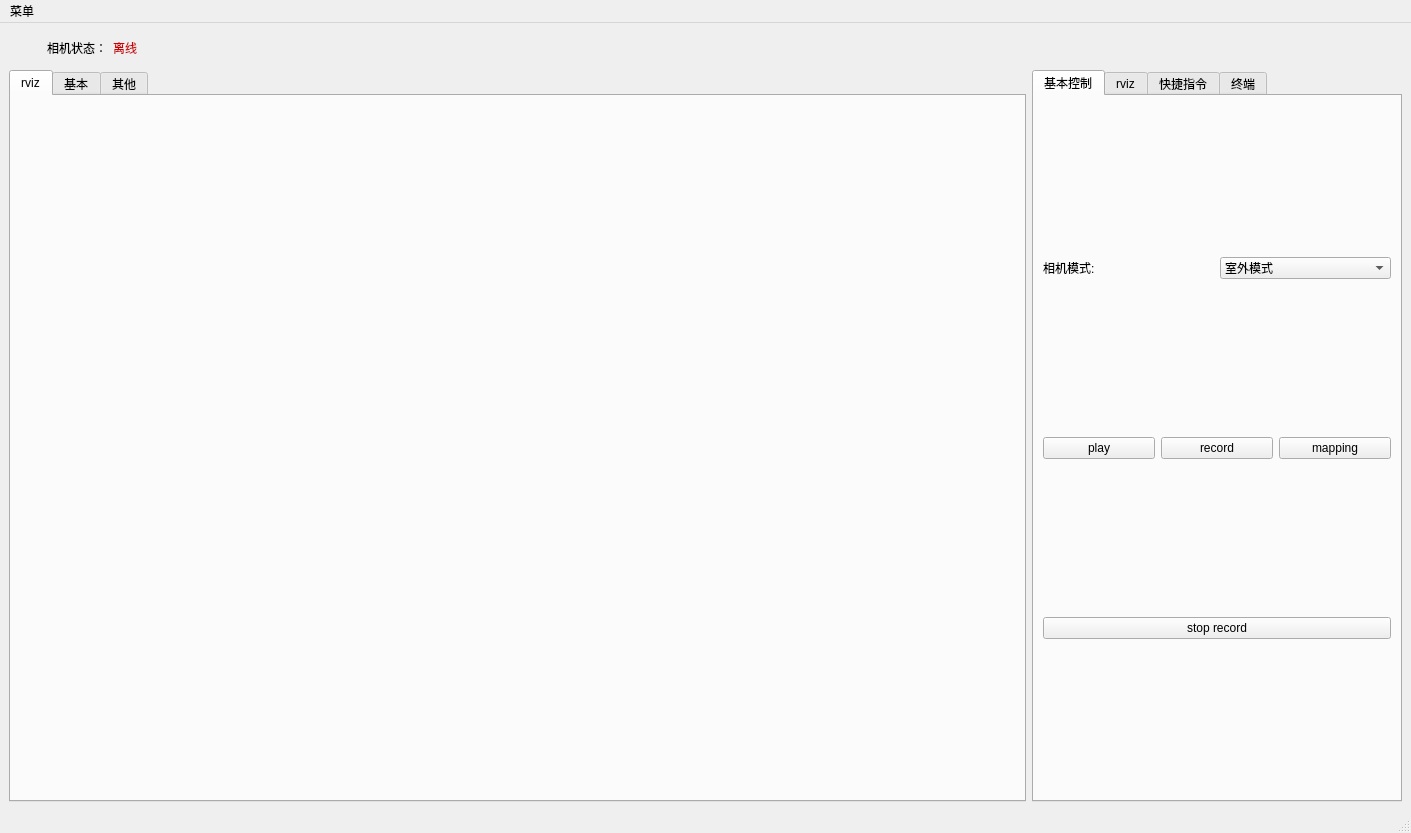
<?xml version="1.0" encoding="UTF-8"?>
<ui version="4.0">
 <class>MainWindow</class>
 <widget class="QMainWindow" name="MainWindow">
  <property name="geometry">
   <rect>
    <x>0</x>
    <y>0</y>
    <width>1411</width>
    <height>833</height>
   </rect>
  </property>
  <property name="windowTitle">
   <string>交互页面</string>
  </property>
  <property name="windowIcon">
   <iconset>
    <normaloff>:/images/robot.png</normaloff>:/images/robot.png</iconset>
  </property>
  <property name="locale">
   <locale language="English" country="Australia"/>
  </property>
  <widget class="QWidget" name="centralwidget">
   <layout class="QVBoxLayout" name="verticalLayout_16">
    <item>
     <layout class="QVBoxLayout" name="verticalLayout_15">
      <item>
       <layout class="QHBoxLayout" name="horizontalLayout_3">
        <item>
         <widget class="QLabel" name="label_19">
          <property name="minimumSize">
           <size>
            <width>32</width>
            <height>32</height>
           </size>
          </property>
          <property name="maximumSize">
           <size>
            <width>32</width>
            <height>32</height>
           </size>
          </property>
          <property name="text">
           <string/>
          </property>
          <property name="pixmap">
           <pixmap>:/images/robot2.png</pixmap>
          </property>
         </widget>
        </item>
        <item>
         <widget class="QLabel" name="label_18">
          <property name="text">
           <string>相机状态：</string>
          </property>
         </widget>
        </item>
        <item>
         <widget class="QLabel" name="label_statue_text">
          <property name="styleSheet">
           <string notr="true"/>
          </property>
          <property name="text">
           <string>&lt;html&gt;&lt;head/&gt;&lt;body&gt;&lt;p&gt;&lt;span style=&quot; color:#cc0000;&quot;&gt;离线&lt;/span&gt;&lt;/p&gt;&lt;/body&gt;&lt;/html&gt;</string>
          </property>
         </widget>
        </item>
        <item>
         <widget class="QLabel" name="label_robot_staue_img">
          <property name="minimumSize">
           <size>
            <width>32</width>
            <height>32</height>
           </size>
          </property>
          <property name="maximumSize">
           <size>
            <width>32</width>
            <height>32</height>
           </size>
          </property>
          <property name="text">
           <string/>
          </property>
          <property name="pixmap">
           <pixmap>:/images/offline.png</pixmap>
          </property>
         </widget>
        </item>
        <item>
         <spacer name="horizontalSpacer">
          <property name="orientation">
           <enum>Qt::Horizontal</enum>
          </property>
          <property name="sizeHint" stdset="0">
           <size>
            <width>40</width>
            <height>20</height>
           </size>
          </property>
         </spacer>
        </item>
        <item>
         <widget class="QLabel" name="label_6">
          <property name="maximumSize">
           <size>
            <width>30</width>
            <height>30</height>
           </size>
          </property>
          <property name="text">
           <string/>
          </property>
          <property name="pixmap">
           <pixmap>:/images/power.png</pixmap>
          </property>
         </widget>
        </item>
        <item>
         <widget class="QLabel" name="label_11">
          <property name="minimumSize">
           <size>
            <width>32</width>
            <height>32</height>
           </size>
          </property>
          <property name="maximumSize">
           <size>
            <width>32</width>
            <height>32</height>
           </size>
          </property>
          <property name="text">
           <string/>
          </property>
          <property name="pixmap">
           <pixmap>:/images/power-v.png</pixmap>
          </property>
         </widget>
        </item>
       </layout>
      </item>
      <item>
       <layout class="QHBoxLayout" name="horizontalLayout_4">
        <item>
         <widget class="QTabWidget" name="tab_manager">
          <property name="minimumSize">
           <size>
            <width>0</width>
            <height>0</height>
           </size>
          </property>
          <property name="maximumSize">
           <size>
            <width>1200</width>
            <height>54531</height>
           </size>
          </property>
          <property name="locale">
           <locale language="English" country="Australia"/>
          </property>
          <property name="currentIndex">
           <number>0</number>
          </property>
          <widget class="QWidget" name="tab_3">
           <attribute name="title">
            <string>rviz</string>
           </attribute>
           <layout class="QGridLayout" name="gridLayout_4">
            <item row="0" column="0">
             <layout class="QVBoxLayout" name="verticalLayout_14" stretch="1">
              <item>
               <layout class="QVBoxLayout" name="verticalLayout_rviz"/>
              </item>
             </layout>
            </item>
           </layout>
          </widget>
          <widget class="QWidget" name="tab_status">
           <attribute name="title">
            <string>基本</string>
           </attribute>
           <layout class="QVBoxLayout" name="verticalLayout_13">
            <item>
             <widget class="QGroupBox" name="groupBox_2">
              <property name="title">
               <string>基础应用</string>
              </property>
             </widget>
            </item>
           </layout>
          </widget>
          <widget class="QWidget" name="tab_7">
           <attribute name="title">
            <string>其他</string>
           </attribute>
           <layout class="QVBoxLayout" name="verticalLayout_21">
            <item>
             <layout class="QHBoxLayout" name="horizontalLayout_17">
              <item>
               <layout class="QHBoxLayout" name="horizontalLayout_16">
                <item>
                 <layout class="QVBoxLayout" name="verticalLayout_11">
                  <item>
                   <widget class="QLabel" name="label_video2">
                    <property name="minimumSize">
                     <size>
                      <width>200</width>
                      <height>200</height>
                     </size>
                    </property>
                    <property name="maximumSize">
                     <size>
                      <width>200</width>
                      <height>200</height>
                     </size>
                    </property>
                    <property name="styleSheet">
                     <string notr="true">border:1px solid rgb(0, 0, 0)</string>
                    </property>
                    <property name="text">
                     <string>No Video</string>
                    </property>
                   </widget>
                  </item>
                  <item>
                   <widget class="QLabel" name="label_v_name2">
                    <property name="maximumSize">
                     <size>
                      <width>90</width>
                      <height>30</height>
                     </size>
                    </property>
                    <property name="text">
                     <string>Video2</string>
                    </property>
                   </widget>
                  </item>
                  <item>
                   <spacer name="verticalSpacer">
                    <property name="orientation">
                     <enum>Qt::Vertical</enum>
                    </property>
                    <property name="sizeHint" stdset="0">
                     <size>
                      <width>20</width>
                      <height>40</height>
                     </size>
                    </property>
                   </spacer>
                  </item>
                 </layout>
                </item>
                <item>
                 <layout class="QVBoxLayout" name="verticalLayout_19">
                  <item>
                   <widget class="QLabel" name="label_video3">
                    <property name="minimumSize">
                     <size>
                      <width>200</width>
                      <height>200</height>
                     </size>
                    </property>
                    <property name="maximumSize">
                     <size>
                      <width>200</width>
                      <height>200</height>
                     </size>
                    </property>
                    <property name="styleSheet">
                     <string notr="true">border:1px solid rgb(0, 0, 0)</string>
                    </property>
                    <property name="text">
                     <string>No Video</string>
                    </property>
                   </widget>
                  </item>
                  <item>
                   <widget class="QLabel" name="label_v_name3">
                    <property name="maximumSize">
                     <size>
                      <width>16777215</width>
                      <height>15</height>
                     </size>
                    </property>
                    <property name="text">
                     <string>Video3</string>
                    </property>
                   </widget>
                  </item>
                  <item>
                   <spacer name="verticalSpacer_2">
                    <property name="orientation">
                     <enum>Qt::Vertical</enum>
                    </property>
                    <property name="sizeHint" stdset="0">
                     <size>
                      <width>20</width>
                      <height>40</height>
                     </size>
                    </property>
                   </spacer>
                  </item>
                 </layout>
                </item>
                <item>
                 <layout class="QVBoxLayout" name="verticalLayout_20">
                  <item>
                   <layout class="QHBoxLayout" name="horizontalLayout_15">
                    <item>
                     <widget class="QLabel" name="label_29">
                      <property name="maximumSize">
                       <size>
                        <width>90</width>
                        <height>30</height>
                       </size>
                      </property>
                      <property name="text">
                       <string>话题列表：</string>
                      </property>
                     </widget>
                    </item>
                    <item>
                     <widget class="QPushButton" name="refreash_topic_btn">
                      <property name="minimumSize">
                       <size>
                        <width>90</width>
                        <height>25</height>
                       </size>
                      </property>
                      <property name="maximumSize">
                       <size>
                        <width>90</width>
                        <height>25</height>
                       </size>
                      </property>
                      <property name="cursor">
                       <cursorShape>ArrowCursor</cursorShape>
                      </property>
                      <property name="styleSheet">
                       <string notr="true"/>
                      </property>
                      <property name="text">
                       <string>刷新</string>
                      </property>
                      <property name="icon">
                       <iconset>
                        <normaloff>:/images/refreash.png</normaloff>:/images/refreash.png</iconset>
                      </property>
                     </widget>
                    </item>
                    <item>
                     <spacer name="horizontalSpacer_4">
                      <property name="orientation">
                       <enum>Qt::Horizontal</enum>
                      </property>
                      <property name="sizeHint" stdset="0">
                       <size>
                        <width>40</width>
                        <height>20</height>
                       </size>
                      </property>
                     </spacer>
                    </item>
                   </layout>
                  </item>
                  <item>
                   <widget class="QListWidget" name="topic_listWidget"/>
                  </item>
                  <item>
                   <spacer name="verticalSpacer_3">
                    <property name="orientation">
                     <enum>Qt::Vertical</enum>
                    </property>
                    <property name="sizeHint" stdset="0">
                     <size>
                      <width>20</width>
                      <height>40</height>
                     </size>
                    </property>
                   </spacer>
                  </item>
                 </layout>
                </item>
               </layout>
              </item>
              <item>
               <spacer name="horizontalSpacer_3">
                <property name="orientation">
                 <enum>Qt::Horizontal</enum>
                </property>
                <property name="sizeHint" stdset="0">
                 <size>
                  <width>40</width>
                  <height>20</height>
                 </size>
                </property>
               </spacer>
              </item>
             </layout>
            </item>
           </layout>
          </widget>
         </widget>
        </item>
        <item>
         <widget class="QTabWidget" name="tabWidget">
          <property name="minimumSize">
           <size>
            <width>370</width>
            <height>100</height>
           </size>
          </property>
          <property name="maximumSize">
           <size>
            <width>370</width>
            <height>5455315</height>
           </size>
          </property>
          <property name="cursor">
           <cursorShape>ArrowCursor</cursorShape>
          </property>
          <property name="currentIndex">
           <number>0</number>
          </property>
          <widget class="QWidget" name="tab">
           <attribute name="title">
            <string>基本控制</string>
           </attribute>
           <layout class="QVBoxLayout" name="verticalLayout_9">
            <item>
             <layout class="QHBoxLayout" name="horizontalLayout_2">
              <item>
               <widget class="QLabel" name="label">
                <property name="text">
                 <string>相机模式:</string>
                </property>
               </widget>
              </item>
              <item>
               <widget class="QComboBox" name="comboBox_camera_type">
                <property name="currentText">
                 <string>室外模式</string>
                </property>
                <item>
                 <property name="text">
                  <string>室外模式</string>
                 </property>
                </item>
                <item>
                 <property name="text">
                  <string>室内模式</string>
                 </property>
                </item>
               </widget>
              </item>
             </layout>
            </item>
            <item>
             <layout class="QVBoxLayout" name="verticalLayout_2">
              <item>
               <layout class="QHBoxLayout" name="horizontalLayout">
                <item>
                 <widget class="QPushButton" name="pushButton_play">
                  <property name="text">
                   <string>play</string>
                  </property>
                 </widget>
                </item>
                <item>
                 <widget class="QPushButton" name="pushButton_record">
                  <property name="text">
                   <string>record</string>
                  </property>
                 </widget>
                </item>
                <item>
                 <widget class="QPushButton" name="pushButton_mapping">
                  <property name="text">
                   <string>mapping</string>
                  </property>
                 </widget>
                </item>
               </layout>
              </item>
             </layout>
            </item>
            <item>
             <layout class="QHBoxLayout" name="horizontalLayout_7">
              <item>
               <widget class="QPushButton" name="pushButton_stopRecord">
                <property name="text">
                 <string>stop record</string>
                </property>
               </widget>
              </item>
             </layout>
            </item>
           </layout>
          </widget>
          <widget class="QWidget" name="tab_6">
           <attribute name="title">
            <string>rviz</string>
           </attribute>
           <layout class="QVBoxLayout" name="verticalLayout_8">
            <item>
             <layout class="QVBoxLayout" name="verticalLayout_5">
              <item>
               <layout class="QHBoxLayout" name="horizontalLayout_6">
                <item>
                 <widget class="QLabel" name="label_12">
                  <property name="maximumSize">
                   <size>
                    <width>16</width>
                    <height>16</height>
                   </size>
                  </property>
                  <property name="text">
                   <string/>
                  </property>
                  <property name="pixmap">
                   <pixmap>:/images/classes/Displays.svg</pixmap>
                  </property>
                 </widget>
                </item>
                <item>
                 <widget class="QLabel" name="label_13">
                  <property name="text">
                   <string>Displays</string>
                  </property>
                 </widget>
                </item>
               </layout>
              </item>
              <item>
               <widget class="QTreeView" name="treeView_rvizDisplayTree"/>
              </item>
              <item>
               <layout class="QHBoxLayout" name="horizontalLayout_5">
                <item>
                 <widget class="QPushButton" name="pushButton_add_topic">
                  <property name="enabled">
                   <bool>false</bool>
                  </property>
                  <property name="text">
                   <string>Add</string>
                  </property>
                 </widget>
                </item>
                <item>
                 <widget class="QPushButton" name="pushButton_remove_topic">
                  <property name="enabled">
                   <bool>false</bool>
                  </property>
                  <property name="text">
                   <string>Remove</string>
                  </property>
                 </widget>
                </item>
                <item>
                 <widget class="QPushButton" name="pushButton_rename_topic">
                  <property name="enabled">
                   <bool>false</bool>
                  </property>
                  <property name="text">
                   <string>Rename</string>
                  </property>
                 </widget>
                </item>
               </layout>
              </item>
              <item>
               <layout class="QGridLayout" name="gridLayout_10">
                <item row="0" column="0">
                 <widget class="QPushButton" name="pushButton_rvizReadDisplaySet">
                  <property name="enabled">
                   <bool>false</bool>
                  </property>
                  <property name="text">
                   <string>导入配置</string>
                  </property>
                 </widget>
                </item>
                <item row="0" column="1">
                 <widget class="QPushButton" name="pushButton_rvizSaveDisplaySet">
                  <property name="enabled">
                   <bool>false</bool>
                  </property>
                  <property name="text">
                   <string>导出配置</string>
                  </property>
                 </widget>
                </item>
               </layout>
              </item>
             </layout>
            </item>
           </layout>
          </widget>
          <widget class="QWidget" name="tab_4">
           <attribute name="title">
            <string>快捷指令</string>
           </attribute>
           <layout class="QVBoxLayout" name="verticalLayout_18">
            <item>
             <layout class="QVBoxLayout" name="verticalLayout_17">
              <item>
               <widget class="QTreeWidget" name="treeWidget_quick_cmd">
                <attribute name="headerMinimumSectionSize">
                 <number>160</number>
                </attribute>
                <attribute name="headerDefaultSectionSize">
                 <number>160</number>
                </attribute>
                <column>
                 <property name="text">
                  <string notr="true">1</string>
                 </property>
                </column>
               </widget>
              </item>
              <item>
               <layout class="QHBoxLayout" name="horizontalLayout_13">
                <item>
                 <widget class="QPushButton" name="quick_cmd_add_btn">
                  <property name="text">
                   <string>Add</string>
                  </property>
                 </widget>
                </item>
                <item>
                 <widget class="QPushButton" name="quick_cmd_remove_btn">
                  <property name="text">
                   <string>Remove</string>
                  </property>
                 </widget>
                </item>
               </layout>
              </item>
              <item>
               <widget class="QTextEdit" name="cmd_output">
                <property name="maximumSize">
                 <size>
                  <width>16777215</width>
                  <height>60</height>
                 </size>
                </property>
                <property name="styleSheet">
                 <string notr="true">background-color:rgb(0, 0, 0);
                  color:rgb(238, 238, 236);</string>
                </property>
                <property name="html">
                 <string>&lt;!DOCTYPE HTML PUBLIC &quot;-//W3C//DTD HTML 4.0//EN&quot; &quot;http://www.w3.org/TR/REC-html40/strict.dtd&quot;&gt;
&lt;html&gt;&lt;head&gt;&lt;meta name=&quot;qrichtext&quot; content=&quot;1&quot; /&gt;&lt;style type=&quot;text/css&quot;&gt;
p, li { white-space: pre-wrap; }
&lt;/style&gt;&lt;/head&gt;&lt;body style=&quot; font-family:'Ubuntu'; font-size:11pt; font-weight:400; font-style:normal;&quot;&gt;
&lt;p style=&quot; margin-top:0px; margin-bottom:0px; margin-left:0px; margin-right:0px; -qt-block-indent:0; text-indent:0px;&quot;&gt;                  &lt;/p&gt;
&lt;p style=&quot;-qt-paragraph-type:empty; margin-top:0px; margin-bottom:0px; margin-left:0px; margin-right:0px; -qt-block-indent:0; text-indent:0px;&quot;&gt;&lt;br /&gt;&lt;/p&gt;&lt;/body&gt;&lt;/html&gt;</string>
                </property>
               </widget>
              </item>
             </layout>
            </item>
           </layout>
          </widget>
          <widget class="QWidget" name="tab_2">
           <attribute name="title">
            <string>终端</string>
           </attribute>
           <widget class="QGroupBox" name="groupBox_5">
            <property name="geometry">
             <rect>
              <x>1</x>
              <y>1</y>
              <width>369</width>
              <height>282</height>
             </rect>
            </property>
            <property name="title">
             <string>本地终端</string>
            </property>
            <widget class="QWidget" name="layoutWidget_3">
             <property name="geometry">
              <rect>
               <x>10</x>
               <y>20</y>
               <width>351</width>
               <height>251</height>
              </rect>
             </property>
             <layout class="QVBoxLayout" name="verticalLayout_7">
              <item>
               <widget class="QPushButton" name="pushButton_22">
                <property name="text">
                 <string>连接</string>
                </property>
               </widget>
              </item>
              <item>
               <widget class="QTextEdit" name="textEdit">
                <property name="styleSheet">
                 <string notr="true">background-color:rgb(0, 0, 0);
                  color:rgb(238, 238, 236);</string>
                </property>
               </widget>
              </item>
              <item>
               <layout class="QHBoxLayout" name="horizontalLayout_10">
                <item>
                 <widget class="QLineEdit" name="lineEdit_6"/>
                </item>
                <item>
                 <widget class="QPushButton" name="pushButton_19">
                  <property name="text">
                   <string>发送</string>
                  </property>
                 </widget>
                </item>
               </layout>
              </item>
             </layout>
            </widget>
           </widget>
           <widget class="QGroupBox" name="groupBox_7">
            <property name="geometry">
             <rect>
              <x>1</x>
              <y>289</y>
              <width>369</width>
              <height>361</height>
             </rect>
            </property>
            <property name="title">
             <string>远程终端(需配置免密登陆.并在设置中设置连接命令)</string>
            </property>
            <widget class="QWidget" name="layoutWidget_4">
             <property name="geometry">
              <rect>
               <x>10</x>
               <y>32</y>
               <width>351</width>
               <height>321</height>
              </rect>
             </property>
             <layout class="QVBoxLayout" name="verticalLayout_6">
              <item>
               <layout class="QHBoxLayout" name="horizontalLayout_9">
                <item>
                 <widget class="QPushButton" name="pushButton_20">
                  <property name="text">
                   <string>连接</string>
                  </property>
                 </widget>
                </item>
               </layout>
              </item>
              <item>
               <widget class="QTextEdit" name="textEdit_2">
                <property name="styleSheet">
                 <string notr="true">background-color:rgb(0, 0, 0);
                  color:rgb(238, 238, 236);</string>
                </property>
               </widget>
              </item>
              <item>
               <layout class="QHBoxLayout" name="horizontalLayout_8">
                <item>
                 <widget class="QLineEdit" name="lineEdit_8"/>
                </item>
                <item>
                 <widget class="QPushButton" name="pushButton_21">
                  <property name="text">
                   <string>发送</string>
                  </property>
                 </widget>
                </item>
               </layout>
              </item>
             </layout>
            </widget>
           </widget>
          </widget>
         </widget>
        </item>
       </layout>
      </item>
     </layout>
    </item>
   </layout>
  </widget>
  <widget class="QMenuBar" name="menubar">
   <property name="geometry">
    <rect>
     <x>0</x>
     <y>0</y>
     <width>1411</width>
     <height>28</height>
    </rect>
   </property>
   <widget class="QMenu" name="menu_File">
    <property name="title">
     <string>菜单</string>
    </property>
    <addaction name="separator"/>
    <addaction name="separator"/>
    <addaction name="separator"/>
    <addaction name="action_2"/>
   </widget>
   <addaction name="menu_File"/>
  </widget>
  <widget class="QStatusBar" name="statusbar"/>
  <action name="action_Quit">
   <property name="text">
    <string>&amp;Quit</string>
   </property>
   <property name="shortcut">
    <string>Ctrl+Q</string>
   </property>
   <property name="shortcutContext">
    <enum>Qt::ApplicationShortcut</enum>
   </property>
  </action>
  <action name="action_Preferences">
   <property name="text">
    <string>&amp;功能</string>
   </property>
  </action>
  <action name="actionAbout">
   <property name="text">
    <string>&amp;About</string>
   </property>
  </action>
  <action name="actionAbout_Qt">
   <property name="text">
    <string>About &amp;Qt</string>
   </property>
  </action>
  <action name="action_2">
   <property name="text">
    <string>设置</string>
   </property>
  </action>
 </widget>
 <resources/>
 <connections>
  <connection>
   <sender>action_Quit</sender>
   <signal>triggered()</signal>
   <receiver>MainWindow</receiver>
   <slot>close()</slot>
   <hints>
    <hint type="sourcelabel">
     <x>-1</x>
     <y>-1</y>
    </hint>
    <hint type="destinationlabel">
     <x>399</x>
     <y>299</y>
    </hint>
   </hints>
  </connection>
 </connections>
</ui>
